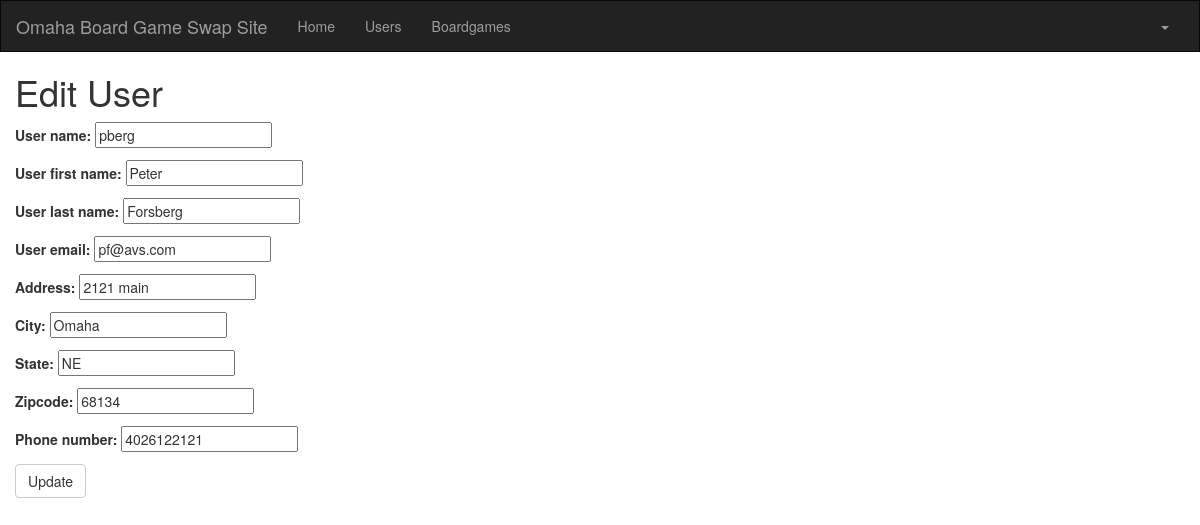
The page /user/6/edit/ (signed in) on the database its author committed.
### crm/models.py (models this page shows, shortened)
class User(models.Model):
    user_name = models.CharField(max_length=50)
    user_first_name = models.CharField(max_length=50)
    user_last_name = models.CharField(max_length=100)
    user_email = models.EmailField(max_length=100)
    address = models.CharField(max_length=200)
    city = models.CharField(max_length=50)
    state = models.CharField(max_length=50)
    zipcode = models.CharField(max_length=10)
    phone_number = models.CharField(max_length=50)
    created_date = models.DateTimeField(default=timezone.now)
    updated_date = models.DateTimeField(auto_now_add=True)

### crm/views.py (the view)
# urls.py: path('user/<int:pk>/edit/', views.user_edit, name='user_edit'),
@login_required
def user_edit(request, pk):
    user = get_object_or_404(User, pk=pk)
    if request.method == "POST":
        form = UserForm(request.POST, instance=user)
        if form.is_valid():
            user = form.save(commit=False)
            user.updated_date = timezone.now()
            user.save()
            user = User.objects.filter(created_date__lte=timezone.now())
            return render(request, 'crm/user_list.html',
                          {'users': user})
    else:
        form = UserForm(instance=user)
    return render(request, 'crm/user_edit.html', {'form': form})

### crm/forms.py
class UserForm(forms.ModelForm):
    class Meta:
        model = User
        fields = ('user_name', 'user_first_name', 'user_last_name', 'user_email', 'address', 'city',
                  'state', 'zipcode', 'phone_number')

### templates/crm/user_edit.html (shortened to what this page needs)
<!DOCTYPE html>
<html lang="en">
{% extends 'crm/base.html' %}
{% block content %}
    <h1>Edit User</h1>
    <form method="POST" class="user-form">{% csrf_token %}
        {{ form.as_p }}
        <button type="submit" class="save btn btn-default">Update</button>
    </form>
{% endblock %}

### rows shown on the page
User: user_name "pberg", user_first_name "Peter", user_last_name "Forsberg", user_email "pf@avs.com", address "2121 main", city "Omaha", state "NE", zipcode "68134", phone_number "4026122121"
